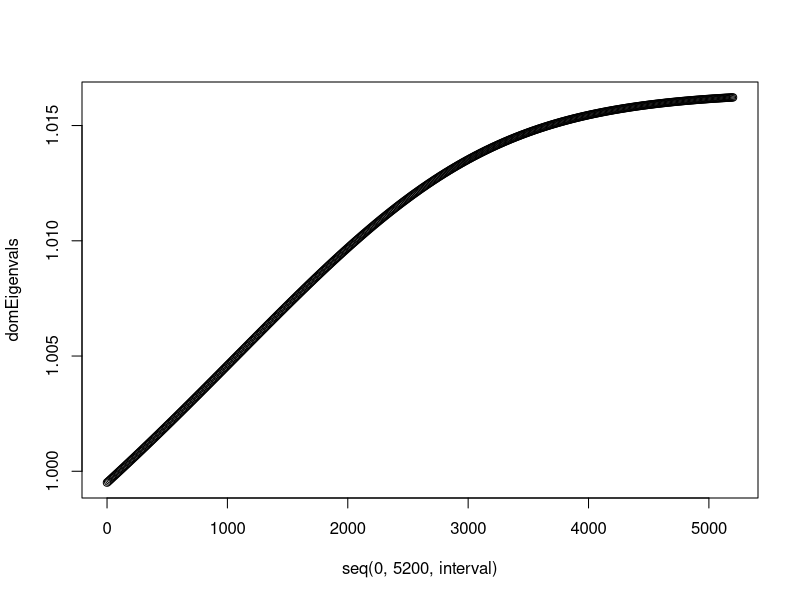
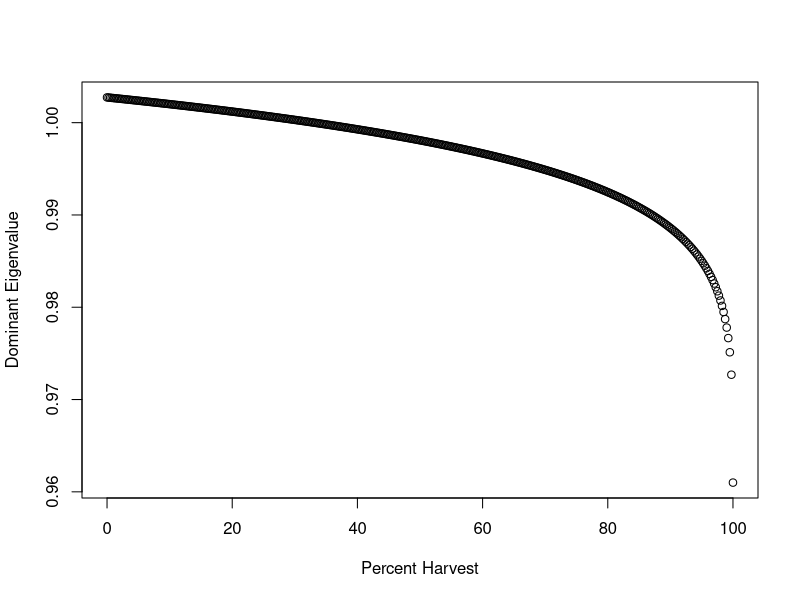

Here is the R script that generated these plots, in order:

###=======================================================================
### Parameters
###=======================================================================
highHarvestFecundity <- 0.85 # Multiplier for fecundity rate for Adult trees under HIGH harvest
highHarvestSurvival <- 0.9 # Multiplier for survival rate of Adult trees under HIGH harvest
agoutiGrowth <- 1.1 # Growth rate of Agoutis in logistic model

lowHunting <- 0.1 # Percentage of agoutis hunted during LOW hunting
highHunting <- 0.25 # Percentage of agoutis hunted during HIGH hunting

seedlingCapacity <- 5000 # Carrying Capacities
saplingCapacity <- 500
adultCapacity <- 100
agoutiCapacity <- 5200

seedlingInit <- 5000 # Initial Populations
saplingInit <- 500
adultInit <- 100
agoutiInit <- 5200

m <- 0.05    # m is the desired proportion at which sigmoid(m) = m . Ideally it is small (~0.01-0.05).
agouti_to_PlantSteepness <- -(log(1-m)-log(m))/((m-0.5)*agoutiCapacity) # Steepness needed for sigmoid(m) = m
plant_to_AgoutiSteepness <- -(log(1-m)-log(m))/((m-0.5)*adultCapacity)  # Steepness needed for sigmoid(m) = m
#This formula above is derived from logistic function with "x = m*CAP" , "x0 = .5*CAP" , "y = m" , and solving for k. (CAP = carrying capacity)

time_end <- 400 # Length of simulation in years

# For linear functional form
m <- 1/agoutiCapacity
b <- 0
#=========================================================================



###========================================================================
### The Original 17-Stage Matrix from Zuidema and high-harvest multiplier
###========================================================================
plant_S_mat <- matrix( 0, nrow = 17, ncol = 17)
diag(plant_S_mat) <- c(0.455, 0.587, 0.78, 0.821, 0.941, 0.938, 0.961, 0.946, 0.94, 0.937, 0.936, 0.966, 0.968, 0.971, 0.965, 0.967, 0.985)
plant_S_mat[cbind(2:17,1:16)] <- matrix(c(0.091, 0.147, 0.134, 0.167, 0.044, 0.047, 0.034, 0.049, 0.055, 0.058, 0.059, 0.029, 0.027, 0.024, 0.020, 0.018))
plant_S_mat[1,12:17] <- matrix( c(12.3, 14.6, 16.9, 19.3, 22.3, 26.6) )

high_harv <- matrix(1, nrow = 17, ncol = 17)
high_harv[1,12:17] <- highHarvestFecundity    # Multiplier for fecundity rate for Adult trees
high_harv[cbind(12:17,12:17)] <- highHarvestSurvival # Multiplier for survival rate of Adult trees
#===========================================================================



###====================================================================
### Plant and animal dynamics under harvest
###====================================================================
# Plant
plant_mat_low <- plant_S_mat
plant_mat_high <- plant_S_mat * high_harv

sigmoid <- function(k, x0, x) 
{
  1/(1+exp(-k*(x-x0))) #k: steepness #x0 = midpoint
} # plant_animal <- matrix(c(1,1,sigmoid(1, K_animal*0.5, N),1,1,1,1,1,1), nrow=3, byrow=T)
# Animal

linear <- function(m, x, b)
{
  y <- m*x + b
  return(y)
}

LogisticGrowthHunt <- function(R, N, K, H, p) 
{ # p is how the plant affects carrying capacity of agoutis (from 0 to 1)
  Nnext <- R*N*(1-N/(K*(p))) - H*N + N
  return(Nnext)
} # some proportion of N_t are harvested
###=====================================================================




###===========================================================================
### Eigenvalues vs. Population of Agoutis
###===========================================================================
domEigenvals = c()
num <- 1
interval <- 10 # 1720 is point at which eig ~= 1
for (i in seq(0,5200,interval))
{
  plant_animal_mat <- matrix(1, nrow = 17, ncol = 17)
  plant_animal_mat[1,12:17] <- sigmoid(agouti_to_PlantSteepness, agoutiCapacity/2, i)
  #  plant_animal_mat[1,12:17] <- linear(m, i, b)
  plant_matrix <- plant_animal_mat * plant_mat_low
  
  eigenvals <- eigen(plant_matrix)$values
  
  dominant <- 0
  for (i in eigenvals)
  {
    dominant <- max(sqrt(Re(i*Conj(i))), dominant)
  }
  domEigenvals[num] <- dominant
  
  num <- num + 1
}

plot(seq(0,5200,interval), domEigenvals)
# 1714 is point at which eig ~= 1, at m = 0.0001
# 0.4265611 times the carrying capacity (p = 0.42806) is where dN/dt ~= 0 when N = 1714. N is pop of agouti
# Since p is bounded between 0.9 and 1, it is impossible for  system to die

# 103 is the point at which eig ~= 1, at m = 0.05
# 0.02563348 times the carrying capacity (of agoutis) is inflection point
# Since p is bounded between 0.9 and 1, it is impossible for system to die

for (i in 1:length(domEigenvals))
{
  if (domEigenvals[i] >= 1 && domEigenvals[i] <= 1.0001)
  {
    print(i)
  }
}
###===========================================================================



###===========================================================================
### Eigenvalues vs. Percent Harvest
###===========================================================================
# This is only for harvest relating to the fecundity of the trees.
domEigenvals = c()
num <- 1
interval <- .25

for (i in seq(0,100,interval))
{
  
  high_harv <- matrix(1, nrow = 17, ncol = 17)
  high_harv[1,12:17] <- 1-i/100    # Multiplier for fecundity rate for Adult trees
  high_harv[cbind(12:17,12:17)] <- highHarvestSurvival # Multiplier for survival rate of Adult trees
  plant_mat_high <- plant_S_mat * high_harv
  
  eigenvals <- eigen(plant_mat_high)$values
  
  dominant <- 0
  for (i in eigenvals)
  {
    dominant <- max(sqrt(Re(i*Conj(i))), dominant)
  }
  domEigenvals[num] <- dominant
  
  num <- num + 1
}

plot(seq(0,100,interval), domEigenvals, xlab ='Percent Harvest', ylab = 'Dominant Eigenvalue')

###===========================================================================



###===========================================================================
### Sensitivity Matrix
###===========================================================================
matrix1 <- plant_S_mat
eigvals <- eigen(matrix1)$values
eigvecs <- eigen(matrix1)$vectors
W <- eigvecs

sensMat <- matrix(0, nrow = nrow(matrix1), ncol = ncol(matrix1))
diag(sensMat) <- c(eigvals)

count <- 0
for (i in eigvals)
{
  count <- count + 1
  
  if (dominant <= sqrt(Re(i*Conj(i))))
  {
    dominant <- max(sqrt(Re(i*Conj(i))), dominant)
    finalCount <- count
  }
}

V <- Conj(solve(W))
w <- matrix(W[,finalCount])
v <- matrix(Re(V[finalCount,]))

sensMat <- Re(v %*% t(w))



###===========================================================================




#Perturbation Analysis ideas:
#   plot agouti population sequence on top of each other given different harvest rates
#   plot tree population sequence on top of each other give different harvest rates
#   



